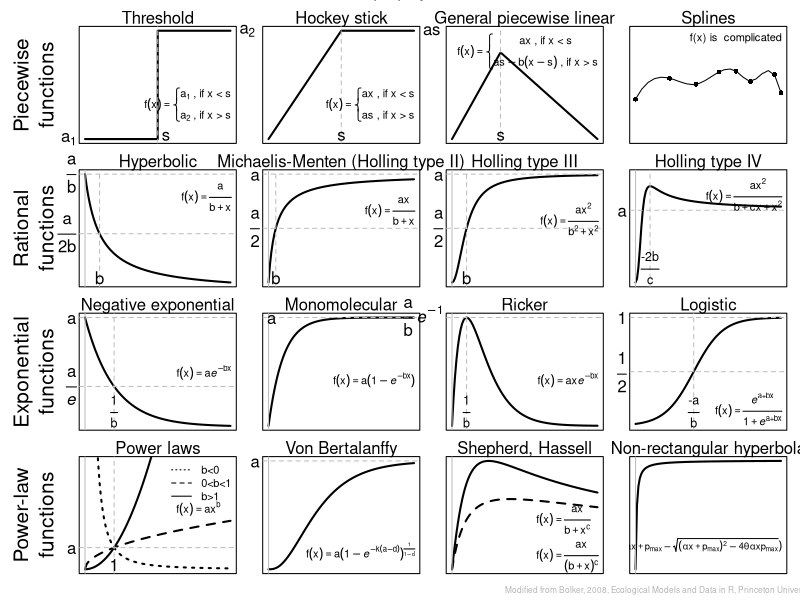

Here is the R script that generated this plot:
###################################################
#          ecological functions, graphed          #
#           adapted from B. Bolker, 2008          #
#                                                 #
# 0. print directory, parameter values, and par() #
#         1. piecewise polynomial functions       #
#            2. rational functions                #
#           3. exponential functions              #
#            4. power-law functions               #
#                                                 #
# *note to run 0 before anything                  #
#                                                 #
#                        ~written by isadore nabi~#
###################################################

# 0. print directory, parameter values, and par()
	print.dir <- "~/Dropbox/Projects/Ecological functions"
	setwd(print.dir)
	a1 <- 1
	a2 <- 2
	s <- 5
	a <- 1
	b <- 1
	c <- -1

	set.seed(6174)

pdf(paste(print.dir, "/EcoFun_onepage.pdf", sep = ""), width = 11, height = 8.5)
par(mfrow = c(4, 4), mar = c(1,1,1,1), oma = c(1,5,1,0))
# 1. piecewise polynomial functions
	# threshold
	threshold <- function(a1 , a2 , s , x){
		ifelse(x < s , a1 , a2)
		}
	curve(threshold(a1 = a1 , a2 = a2 , s = s , x = x) , from = 0 , to = 10 , n = 10000 , xaxt = "n" , xlab = "" , yaxt = "n" , ylab = "" , lwd = 2)
	mtext("Threshold" , side = 3)
	abline(v = s , col = "grey" , lty = 2)
	mtext("s" , side = 1 , at = s , line = -1, adj = c(-0.5))
	mtext(expression(a[1]) , side = 2 , at = a1 , line = 0.25 , las = 1)
	mtext(expression(a[2]) , side = 4 , at = a2 , line = 0.25 , las = 1)
	legend("bottomright" , legend = expression(f(x)==bgroup("{",atop(a[1]~", if x < s",a[2]~", if x > s"),"")) , bty = "n" , adj = c(0,-.25))

mtext(side = 2, text = "Piecewise\nfunctions", cex = 1.25, line = 1.75, outer = F)

	#hockey stick
	hockeystick <- function(a , s , x){
		ifelse(x < s , a*x , a*s)
		}
	curve(hockeystick(a = a , s = s , x = x) , from = 0 , to = 10 , xaxt = "n" , xlab = "" , yaxt = "n" , ylab = "" , lwd = 2)
	mtext("Hockey stick" , side = 3)
	abline(v = s , col = "grey" , lty = 2)
	mtext("s" , side = 1 , at = s , line = -1)
	mtext(expression(a*s) , side = 4 , at = a*s , line = 0.25 , las = 1)
	legend("bottomright" , legend = expression(f(x)==bgroup("{",atop(a*x~", if x < s",a*s~", if x > s"),"")) , bty = "n" , adj = c(0,-.25))
	#general piecewise linear
	b <- 0.5
	genpiecelin <- function(a , s , b , x){
		ifelse(x < s , a*x , a*s-b*(x-s))
		}
	curve(genpiecelin(a = a , s = s , b = b , x = x) , from = 0 , to = 15 , xaxt = "n" , xlab = "" , yaxt = "n" , ylab = "" , lwd = 2 , ylim = c(0 , a*s*1.25))
	mtext("General piecewise linear" , side = 3)
	abline(v = s , col = "grey" , lty = 2)
	mtext("s" , side = 1 , at = s , line = -1)
	legend("topright" , legend = expression(f(x)==bgroup("{",atop(a*x~", if x < s",a*s-b*(x-s)~", if x > s"),"")) , bty = "n" , adj = c(0,.2))
	# spline
	x <- c(runif(8 , 0 , 10))
	y <- c(runif(8 , 0 , 10))
	plot(x,y , ylim = c(-10,20) , pch = 16 , xaxt = "n" , yaxt = "n", frame = T , xlab = "" , ylab = "n")
	mtext("Splines" , side = 3)
	lines(spline(x,y))
	legend("topright" , legend = "f(x) is  complicated" , bty = "n" , adj = c(0,.2))
	mtext("Piecewise polynomial functions" , side = 3 , outer = T , line = 1)

# 2. rational functions
	# hyperbolic
	b <- 1
	hyperbolic <- function(a , b , x){
		y <- a/(b + x)
		}
	curve(hyperbolic(a = a , b = b , x = x) , from = 0 , to = 10 , xaxt = "n" , xlab = "" , yaxt = "n" , ylab = "" , lwd = 2)
	mtext("Hyperbolic" , side = 3)
	abline(v = 0 , col = "grey")
	abline(v = b , col = "grey" , lty = 2)
	abline(h = c(a/2 , a/b) , col = "grey" , lty = 2)
	mtext("b" , side = 1 , at = b , line = -1)
	mtext(expression(over(a,2*b)) , side = 2 , at = a/2*b , las = 1 , line = 0.25)
	mtext(expression(over(a,b)) , side = 2 , at = a/b , las = 1 , line = 0.25)
	legend("topright" , legend = expression(f(x) == frac(a, b + x)) , bty = "n")

mtext(side = 2, text = "Rational\nfunctions", cex = 1.25, line = 1.75, outer = F)

	#michaelis-Menten
	michaelismenten <- function(a , b , x){
		y <- (a*x)/(b + x)
		}
	curve(michaelismenten(a = a , b = b , x = x) , from = 0 , to = 20 , xaxt = "n" , xlab = "" , yaxt = "n" , ylab = "" , lwd = 2 , ylim = c(0,a) )
	mtext("Michaelis-Menten (Holling type II)" , side = 3)
	abline(v = 0 , col = "grey")
	abline(v = b , col = "grey" , lty = 2)
	abline(h = c(a/2 , a) , col = "grey" , lty = 2)
	mtext("b" , side = 1 , at = b , line = -1)
	mtext(expression(over(a,2)) , side = 2 , at = a/2 , las = 1 , line = 0.25)
	mtext("a" , side = 2 , at = a , las = 1 , line = 0.25)
	legend("topright" , legend = expression(f(x) == frac(ax, b + x)) , bty = "n" , adj = c(0,1))
	# holling type iii
	hollingIII <- function(a , b , x){
		y <- (a*x)^2/(b^2 + x^2)
		}
	curve(hollingIII(a = a , b = b , x = x) , from = 0 , to = 10 , xaxt = "n" , xlab = "" , yaxt = "n" , ylab = "" , lwd = 2 , ylim = c(0,a))
	mtext("Holling type III" , side = 3)
	abline(v = 0 , col = "grey")
	abline(v = b , col = "grey" , lty = 2)
	abline(h = c(a/2 , a) , col = "grey" , lty = 2)
	mtext("b" , side = 1 , at = b , line = -1)
	mtext(expression(over(a,2)) , side = 2 , at = a/2 , las = 1 , line = 0.25)
	mtext("a" , side = 2 , at = a , las = 1 , line = 0.25)
	legend("topright" , legend = expression(f(x) == frac(ax^2, b^2 + x^2)) , bty = "n" , adj = c(0,1))
	# holling type iv
	hollingIV <- function(a , b , c , x){
		y <- a*x^2/(b + c*x + x^2)
		}
	curve(hollingIV(a = a , b = b , c = c , x = x) , from = 0 , to = 20 , xaxt = "n" , xlab = "" , yaxt = "n" , ylab = "" , lwd = 2 , ylim = c(0 , 1.5*a))
	mtext("Holling type IV" , side = 3)
	abline(v = 0 , col = "grey")
	abline(v = (-2*b/c) , col = "grey" , lty = 2)
	abline(h = c(a) , col = "grey" , lty = 2)
	mtext(text = expression(over("-2b",c)) , side = 1 , at = (-2*b/c) , line = -1, cex = 0.75)
	mtext("a" , side = 2 , at = a , las = 1 , line = 0.25)
	legend("topright" , legend = expression(f(x) == frac(ax^2, b + cx + x^2)) , bty = "n" , adj = c(0,.25))
	mtext("Rational functions" , side = 3 , outer = T , line = 1)

# 3. exponential functions
	b <- 1
	#negative expoential
	negativeexponential <- function(a , b , x){
		y <- a*exp(-b*x)
		}
	curve(negativeexponential(a = a , b = b , x = x) , from = 0 , to = 5 , xaxt = "n" , xlab = "" , yaxt = "n" , ylab = "" , lwd = 2)
	mtext("Negative exponential" , side = 3)
	abline(v = 0 , col = "grey")
	abline(v = (1/b) , col = "grey" , lty = 2)
	abline(h = c(a , (a/exp(1))) , col = "grey" , lty = 2)
	mtext(expression(frac(1,b)) , side = 1 , at = (1/b) , line = -1, cex = 0.75)
	mtext(expression(frac(a,italic(e))) , side = 2 , at = (a/exp(1)) , las = 1 , line = 0.25)
	mtext("a" , side = 2 , at = a , las = 1 , line = 0.25)
	legend("right" , legend = expression(f(x) == a*italic(e)^-bx) , bty = "n")

mtext(side = 2, text = "Exponential\nfunctions", cex = 1.25, line = 1.75, outer = F)

	# monomolecular
	monomolecular <- function(a , b , x){
		y <- a*(1-exp(-b*x))
		}
	curve(monomolecular(a = a , b = b , x = x) , from = 0 , to = 10 , xaxt = "n" , xlab = "" , yaxt = "n" , ylab = "" , lwd = 2 , ylim = c(0,a) )
	mtext("Monomolecular" , side = 3)
	abline(v = 0 , col = "grey")
	abline(h = a , col = "grey" , lty = 2)
	mtext("a" , side = 2 , at = a , las = 1 , line = -1)
	legend("right" , legend = expression(f(x) == a*(1-italic(e)^-bx)) , bty = "n" , adj = c(0,1))
	# ricker
	ricker <- function(a , b , x){
		y <- a*x*exp(-b*x)
		}
	curve(ricker(a = a , b = b , x = x) , from = 0 , to = 10 , xaxt = "n" , xlab = "" , yaxt = "n" , ylab = "" , lwd = 2 )
	mtext("Ricker" , side = 3)
	abline(v = 0 , col = "grey")
	abline(v = 1/b , col = "grey" , lty = 2)
	abline(h = a/b/exp(1) , col = "grey" , lty = 2)
	mtext(expression(frac(1,b)) , side = 1 , at = 1/b , line = -1, cex = 0.75)
	mtext(expression(over(a,b)~italic(e)^-1) , side = 2 , at = a/b/exp(1) , las = 1 , line = 0.25)
	legend("right" , legend = expression(f(x) == a*x*italic(e)^-bx) , bty = "n" , adj = c(0,1))
	# logistic
	logisitic <- function(a , b , x){
		y <- exp(a+(b*x))/(1 + exp(a+(b*x)))
		}
	b <- 1
	curve(logisitic(a = a , b = b , x = x) , from = -5 , to = 5 , xaxt = "n" , xlab = "" , yaxt = "n" , ylab = "" , lwd = 2 , ylim = c(0,1))
	mtext("Logistic" , side = 3)
	abline(v = (-a/b) , col = "grey" , lty = 2)
	abline(h = c(0.5,1) , col = "grey" , lty = 2)
	mtext(text = expression(over("-a",b)) , side = 1 , at = (-a/b) , line = -1, cex = 0.75)
	mtext(expression(frac(1,2)) , side = 2 , at = 0.5 , las = 1 , line = 0.25)
	mtext(1 , side = 2 , at = 1 , line = 0.25 , las = 1)
	legend("bottomright" , legend = expression(f(x) == frac(italic(e)^"a+bx",1+italic(e)^"a+bx")) , bty = "n" , adj = c(0,.25))
	mtext("Exponential functions" , side = 3 , outer = T , line = 1)


# 4. power-law functions
	# power-law
	powerlaw <- function(a , b , x){
		y <- a*x^b
		}
	b <- -2
	curve(powerlaw(a = a , b = b , x = x) , from = 0 , to = 5 , xaxt = "n" , xlab = "" , yaxt = "n" , ylab = "" , lwd = 2 , lty = 3 , ylim = c(0,5))
	b <- 0.5
	curve(powerlaw(a = a , b = b , x = x) , from = 0 , to = 5 , xaxt = "n" , xlab = "" , yaxt = "n" , ylab = "" , lwd = 2 , add = T , lty = 2)
	b <- 2
	curve(powerlaw(a = a , b = b , x = x) , from = 0 , to = 5 , xaxt = "n" , xlab = "" , yaxt = "n" , ylab = "" , lwd = 2 , add = T)
	mtext("Power laws" , side = 3)
	abline(v = 0 , col = "grey")
	abline(v = 1 , col = "grey" , lty = 2)
	abline(h = a , col = "grey" , lty = 2)
	mtext(1 , side = 1 , at = 1 , line = -1)
	mtext("a" , side = 2 , at = a , las = 1 , line = 0.25)
	legend("topright" , legend = c("b<0","0<b<1","b>1") , bty = "n" , lty = c(3,2,1))
	legend("right" , legend = expression(f(x) == a*x^b) , bty = "n" , adj = c(0.25,0))

mtext(side = 2, text = "Power-law\nfunctions", cex = 1.25, line = 1.75, outer = F)

	# von bertalanffy
	vonbertalanffy <- function(a , k , d , x){
		y <- a*(1-exp(-k*(a-d)*x))^(1/(1-d))
		}
	a <-1
	d <- 2/3
	k <- .5
	curve(vonbertalanffy(a = a , k = k , d = d , x = x) , from = 0 , to = 30 , xaxt = "n" , xlab = "" , yaxt = "n" , ylab = "" , lwd = 2 , ylim = c(0,a))
	mtext("Von Bertalanffy" , side = 3)
	abline(v = 0 , col = "grey")
	abline(h = a , col = "grey" , lty = 2)
	mtext("a" , side = 2 , at = a , las = 1 , line = 0.25)
	legend("bottomright" , legend = expression(f(x) == a(1-italic(e)^-k(a-d))^frac(1,1-d)) , bty = "n" , adj = c(0,0))
	# shepherd, hassell
	shepherd <- function(a , b , c , x){
		y <- (a*x) / (b+x^c)
		}
	hassel <- function(a , b , c , x){
		y <- (a*x) / (b+x)^c
		}
	c <- 1.5
	curve(shepherd(a = a , b = b , c = c , x = x) , from = 0 , to = 10 , xaxt = "n" , xlab = "" , yaxt = "n" , ylab = "" , lwd = 2)
	curve(hassel(a = a , b = b , c = c , x = x) , from = 0 , to = 10 , xaxt = "n" , xlab = "" , yaxt = "n" , ylab = "" , lwd = 2 , add = T , lty = 2)
	mtext("Shepherd, Hassell" , side = 3)
	abline(v = 0 , col = "grey")
	legend("bottomright" , legend = c(expression(f(x) == frac(a*x , b + x^c)) , expression(f(x) == frac(a*x , (b + x)^c))) , bty = "n" , y.intersp = 1.5)
	# non-rectangular hyperbola
	nonrectangularhyperbola <- function(a , theta , p , x){
		y <- (1/2*theta)*(a*x + p - ((((a*x)+p)^2)-(4*theta*a*x*p))^0.5 )
		}
	p <- 1
	theta <- 0.5
	curve(nonrectangularhyperbola(a = a , theta = theta , p = p , x = x) , from = 0 , to = 100 , xaxt = "n" , xlab = "" , yaxt = "n" , ylab = "" , lwd = 2)
	mtext("Non-rectangular hyperbola" , side = 3)
	abline(v = 0 , col = "grey")
	legend("bottomright" , legend = expression(f(x) == frac(1,2~theta)~(alpha*x + p[max] - sqrt((alpha*x+p[max])^2-4*theta*alpha*x*p[max]))) , bty = "n" , adj = c(0,-0.1) , cex = 0.85)
	mtext("Power-law functions" , side = 3 , outer = T , line = 1)
	mtext("Modified from Bolker, 2008, Ecological Models and Data in R, Princeton University Press" , side = 1 , outer = T , line = -1/3, cex =0.5, col = "grey70", at = 0.825)
	dev.off()
